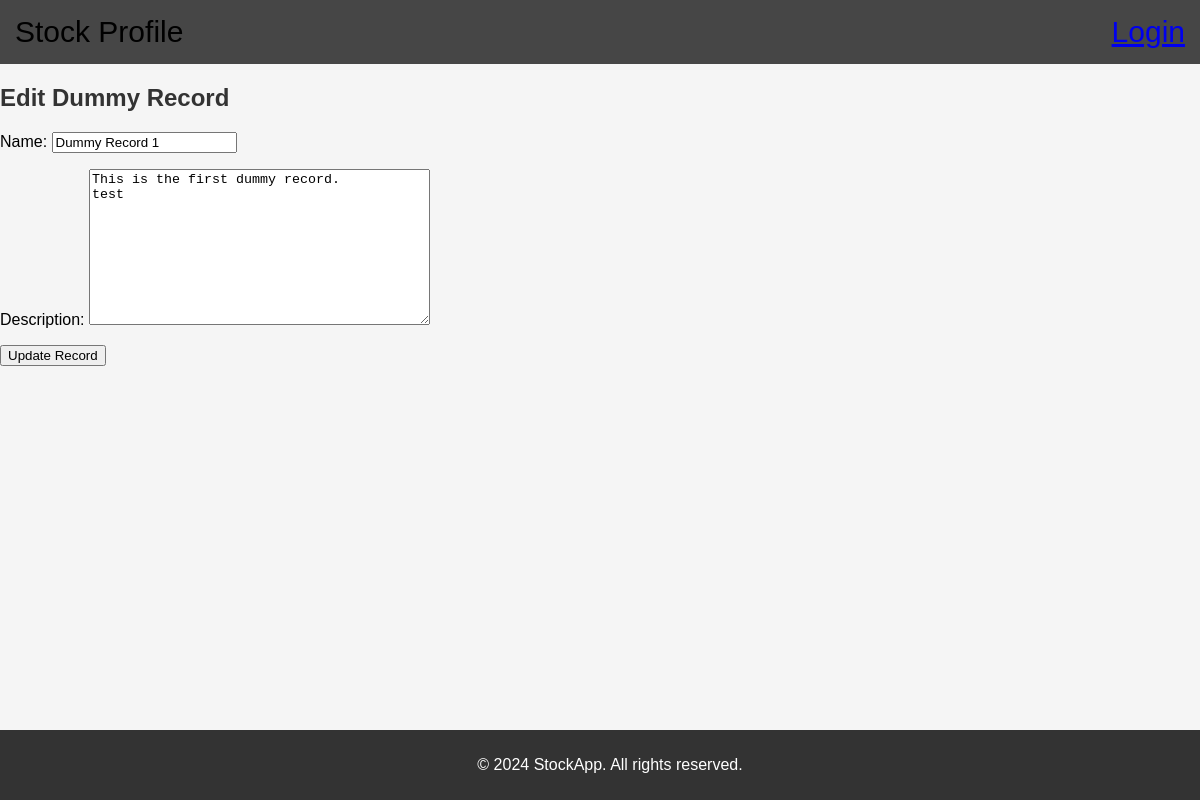
The page /edit/1/ on the database as committed earlier.
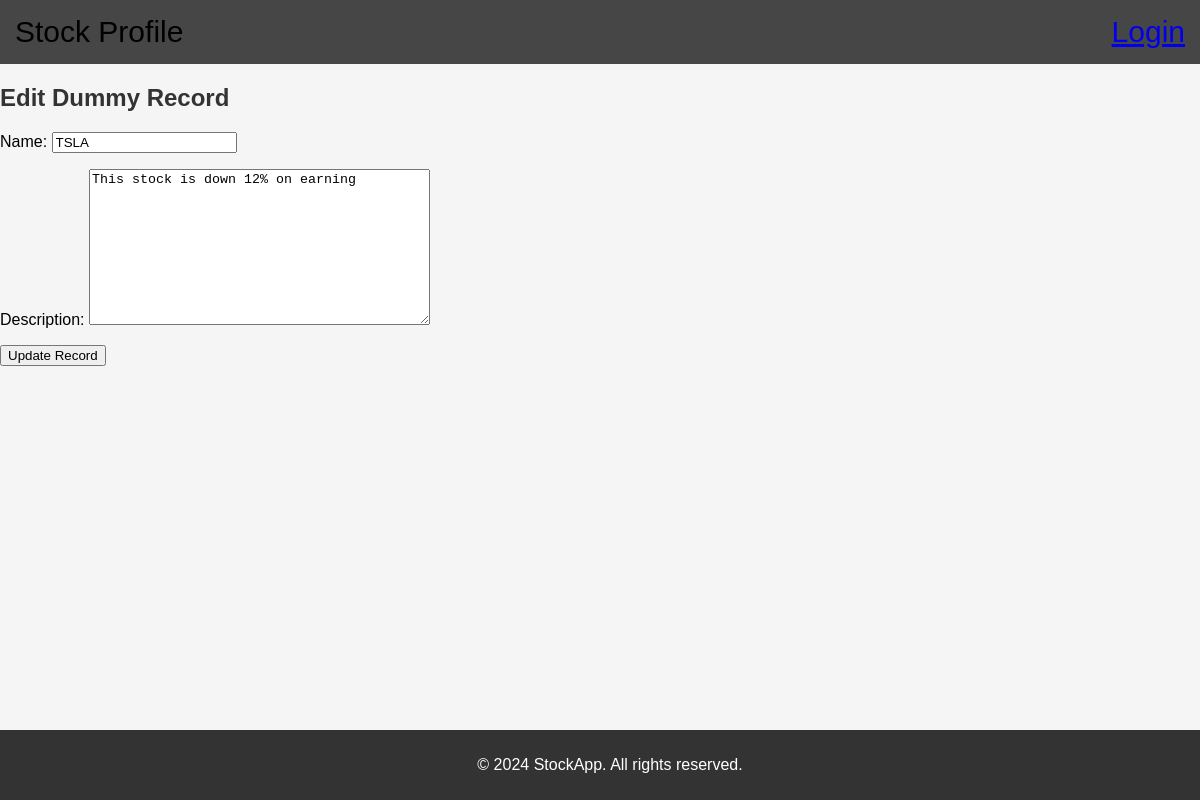
The same page on the database as committed later.
### webapp/models.py (models this page shows, shortened)
class DummyRecord(models.Model):
    name = models.CharField(max_length=100)
    description = models.TextField()

### webapp/views.py (the view)
# urls.py: path('edit/<int:pk>/', edit_dummy_record, name='edit-dummy-record'),
def edit_dummy_record(request, pk):
    dummy_record = get_object_or_404(DummyRecord, pk=pk)
    if request.method == 'POST':
        form = DummyRecordForm(request.POST, instance=dummy_record)
        if form.is_valid():
            form.save()
            return redirect('home')
    else:
        form = DummyRecordForm(instance=dummy_record)
    return render(request, 'webApp/edit.html', {'form': form, 'dummy_record': dummy_record})

### webapp/forms.py
class DummyRecordForm(forms.ModelForm):
    class Meta:
        model = DummyRecord
        fields = ['name', 'description']

### webapp/templates/webApp/edit.html (shortened to what this page needs)
{% extends 'webApp/base.html' %}
{% block content %}
    <h2>Edit Dummy Record</h2>
    <form method="post" action="{% url 'edit-dummy-record' dummy_record.pk %}">
        {{ form.as_p }}
        <button type="submit">Update Record</button>
    </form>
{% endblock %}

### webapp/templates/webApp/base.html (shortened to what this page needs)
{% load static %}
<!DOCTYPE html>
<html lang="en">
<head>
    <link rel="stylesheet" type="text/css" href="{% static 'styles.css' %}">
</head>
<body>
    <header>
        <div>Stock Profile</div>
        <div style="text-align: right;">
            {% if user.is_authenticated %}
                Welcome, {{ user.get_username }}! <a href="{% url 'user_logout' %}">Logout</a>
            {% else %}
                <a href="{% url 'user_login' %}">Login</a>
            {% endif %}
        </div>
    </header>
    <div id="content">
        {% block content %}{% endblock %}
    </div>
    <footer>
        <p>&copy; 2024 StockApp. All rights reserved.</p>
    </footer>
</body>
</html>

### webapp/static/styles.css (style rules this page uses)
body { font-family: 'Arial', sans-serif; margin: 0; padding: 0; background-color: #f5f5f5; }
header { display: flex; justify-content: space-between; align-items: center; padding: 15px; background-color: #464646; font-size: 30px; }
footer { background-color: #333; color: #fff; text-align: center; padding: 10px; position: fixed; bottom: 0; width: 100%; }
h1, h2 { color: #333; }

Rows that differ between the two databases and show on the page:
changed DummyRecord: name "Dummy Record 1" → "TSLA"; description "This is the first dummy record. test" → "This stock is down 12% on earning"
